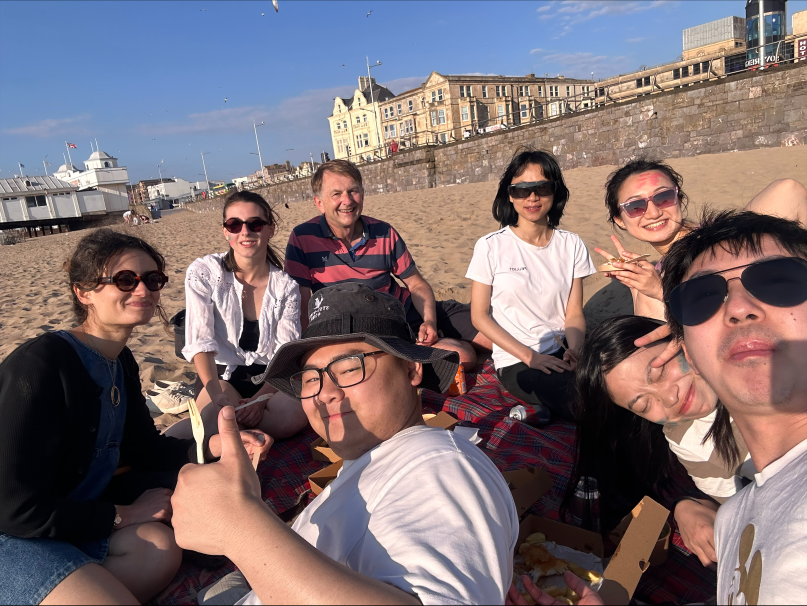
#> input picture assets/images/socials/Beach_2024_1.jpeg, 2420 x 1816 px, found by its file name (shown at 1/3 size)
$ python build_hero_collage.py
#> lines starting #> are read from the running program, lines starting #| are printed output that depends on the picture
"""Rebuild assets/images/hero_collage.jpg, the homepage hero background.

Usage (from the repo root):
    pip install pillow
    python scripts/build_hero_collage.py

To update the collage with different/new photos: edit the PHOTOS list below
(paths are relative to the repo root, source images live in
assets/images/socials/), then re-run the script and commit the new
assets/images/hero_collage.jpg.

Each entry is a path, or a (path, vertical_centering) tuple if the default
crop doesn't frame the photo well. vertical_centering ranges 0-1: lower
values keep more of the top of the source image, higher values keep more of
the bottom (PIL's ImageOps.fit `centering` argument, y-axis only — see
https://pillow.readthedocs.io/en/stable/reference/ImageOps.html#PIL.ImageOps.fit).
Default is 0.4 (leans slightly toward the top, since most group photos have
more headroom than legroom above the crop).
"""

from PIL import Image, ImageOps

PHOTOS = [
    "assets/images/socials/Beach_2024_1.jpeg",
    "assets/images/socials/CNY_2024_1.jpeg",
    "assets/images/socials/CNY_2024_3.jpeg",
    "assets/images/socials/Cricket.png",
    "assets/images/socials/LaserTag_1.png",
    "assets/images/socials/Mar_24_darts.jpg",
    ("assets/images/socials/TreeTop.jpeg", 0.58),  # crop leans down so people aren't dwarfed by the treehouse above them
    "assets/images/socials/CNY_2026.jpeg",
]

OUTPUT = "assets/images/hero_collage.jpg"
COLS, ROWS = 4, 2
TILE_W, TILE_H = 600, 400
GAP = 6
GAP_COLOR = (58, 26, 16)  # matches .hero background #3a1a10 in assets/css/main.css
DEFAULT_CENTERING_Y = 0.4


def build():
    canvas_w = COLS * TILE_W + (COLS - 1) * GAP
    canvas_h = ROWS * TILE_H + (ROWS - 1) * GAP
    canvas = Image.new("RGB", (canvas_w, canvas_h), GAP_COLOR)
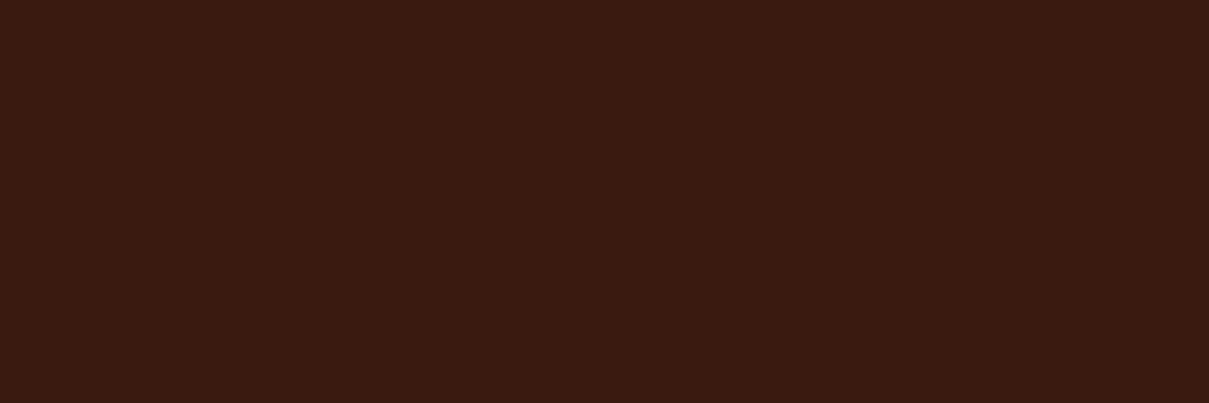
#> canvas: PIL image 2418x806 RGB (shown at 1/2 size); mean R, G, B 58, 26, 16

    for i, entry in enumerate(PHOTOS):
        path, centering_y = entry if isinstance(entry, tuple) else (entry, DEFAULT_CENTERING_Y)

        img = Image.open(path)
#> img is the input picture: PIL image 2420x1816 RGB; mean R, G, B 125.4, 110.8, 114.8
        img = ImageOps.exif_transpose(img)  # respect phone photo rotation metadata
        img = img.convert("RGB")
        fitted = ImageOps.fit(img, (TILE_W, TILE_H), method=Image.LANCZOS, centering=(0.5, centering_y))
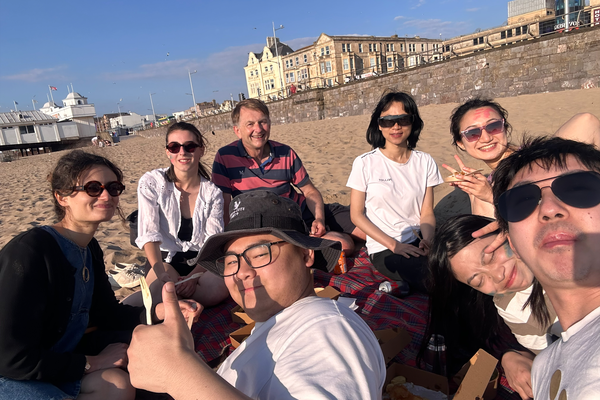
#> fitted: PIL image 600x400 RGB; mean R, G, B 127, 110.4, 112.2

        col, row = i % COLS, i // COLS
        x, y = col * (TILE_W + GAP), row * (TILE_H + GAP)
        canvas.paste(fitted, (x, y))
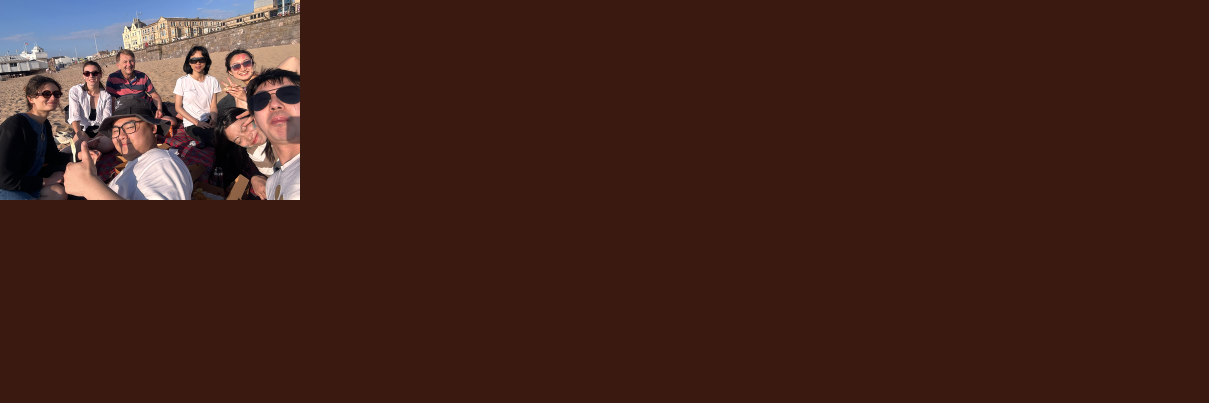
#> canvas: PIL image 2418x806 RGB (shown at 1/2 size); mean R, G, B 66.5, 36.4, 27.8
#> pass 2 of the loop in build, `for i, entry in enumerate(PHOTOS):`:
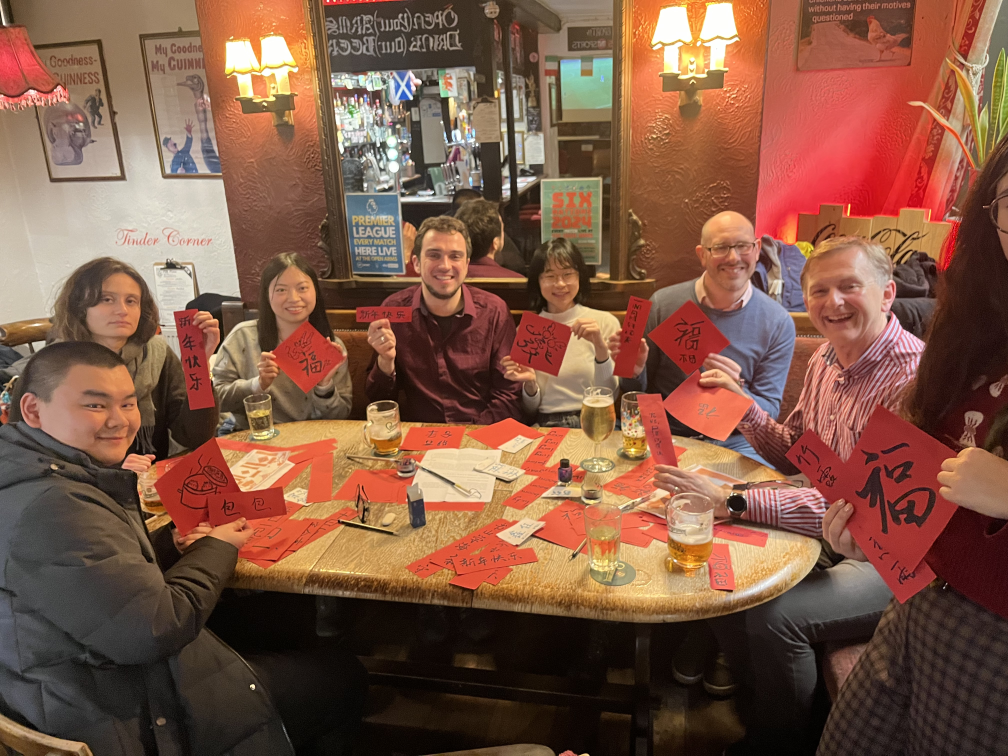
#> input picture assets/images/socials/CNY_2024_1.jpeg, 4032 x 3024 px, found by its file name (shown at 1/4 size)
#> in build, img is the input picture: PIL image 4032x3024 RGB; mean R, G, B 128.1, 87.7, 69.1
#> in build, `fitted = ImageOps.fit(img, (TILE_W, TILE_H), method=Image.LANCZOS, cen..`:
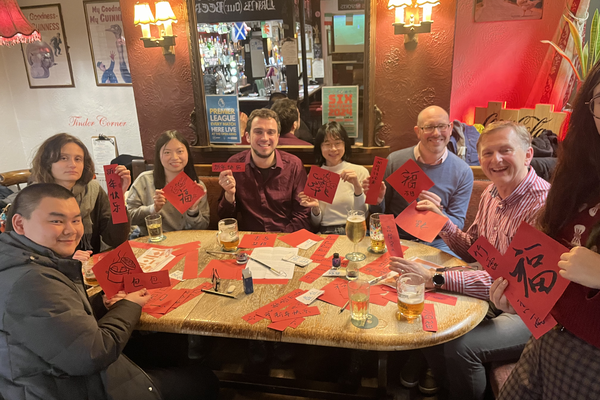
#> fitted: PIL image 600x400 RGB; mean R, G, B 133.7, 91.1, 72.2
#> in build, `canvas.paste(fitted, (x, y))`:
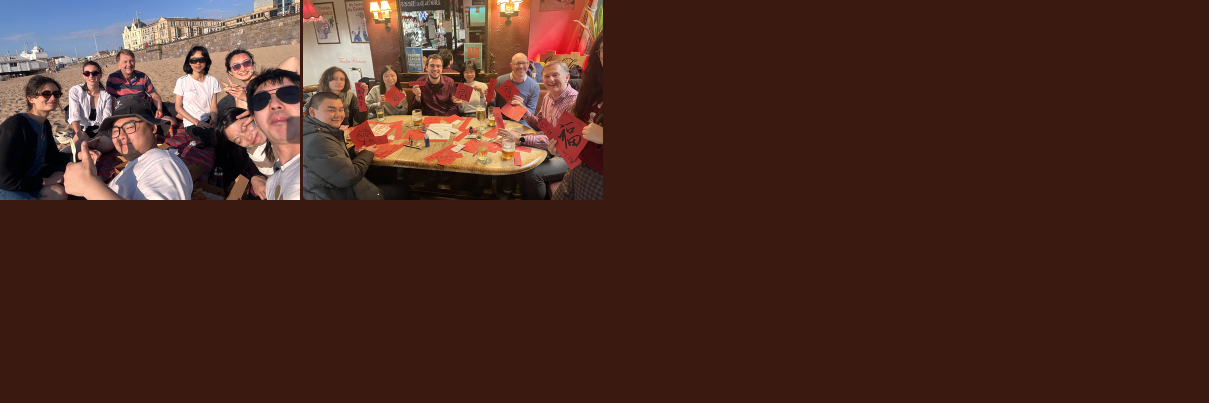
#> canvas: PIL image 2418x806 RGB (shown at 1/2 size); mean R, G, B 75.8, 44.4, 34.8
#> pass 3 of the loop in build, `for i, entry in enumerate(PHOTOS):`:
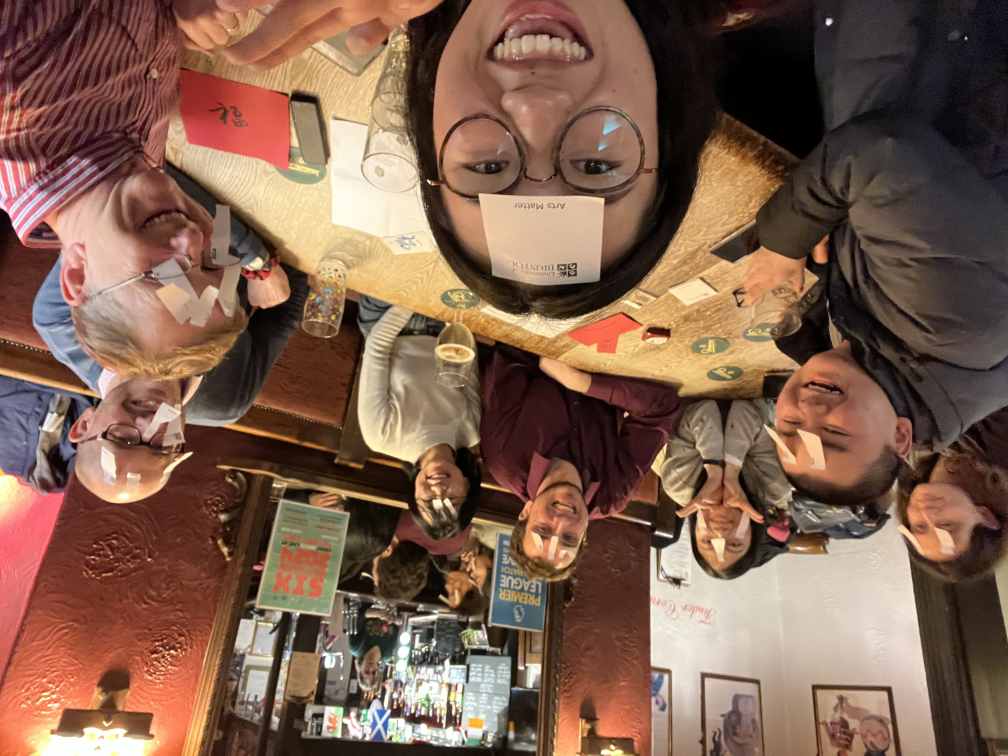
#> input picture assets/images/socials/CNY_2024_3.jpeg, 4032 x 3024 px, found by its file name (shown at 1/4 size)
#> in build, img is the input picture: PIL image 4032x3024 RGB; mean R, G, B 127.9, 96.1, 78.8
#> in build, `fitted = ImageOps.fit(img, (TILE_W, TILE_H), method=Image.LANCZOS, cen..`:
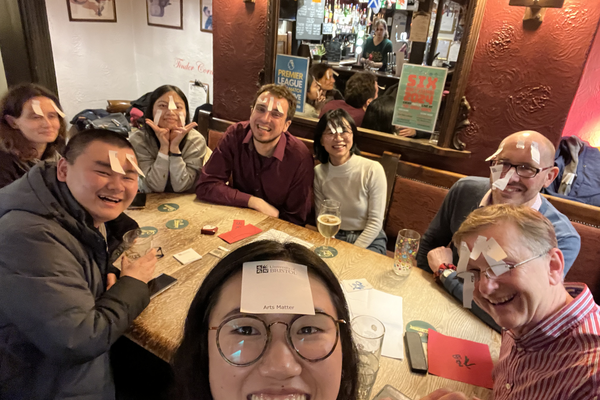
#> fitted: PIL image 600x400 RGB; mean R, G, B 129.3, 97.6, 79.9
#> in build, `canvas.paste(fitted, (x, y))`:
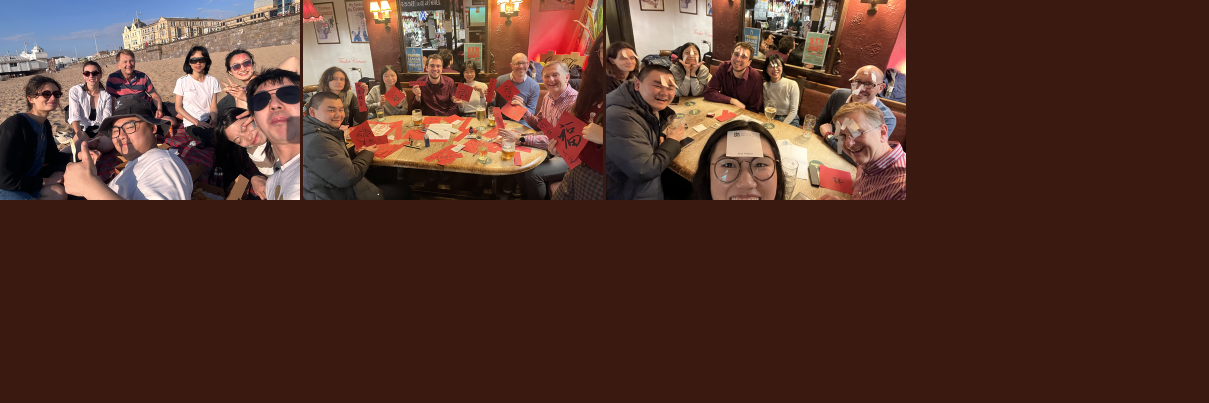
#> canvas: PIL image 2418x806 RGB (shown at 1/2 size); mean R, G, B 84.6, 53.2, 42.6
#> the loop made 4 passes; the first 3 are shown

    canvas.save(OUTPUT, quality=85, optimize=True)
    print(f"Saved {OUTPUT} ({canvas.width}x{canvas.height})")


if __name__ == "__main__":
#> (the run stopped early here; a loop or call above may not have finished)
